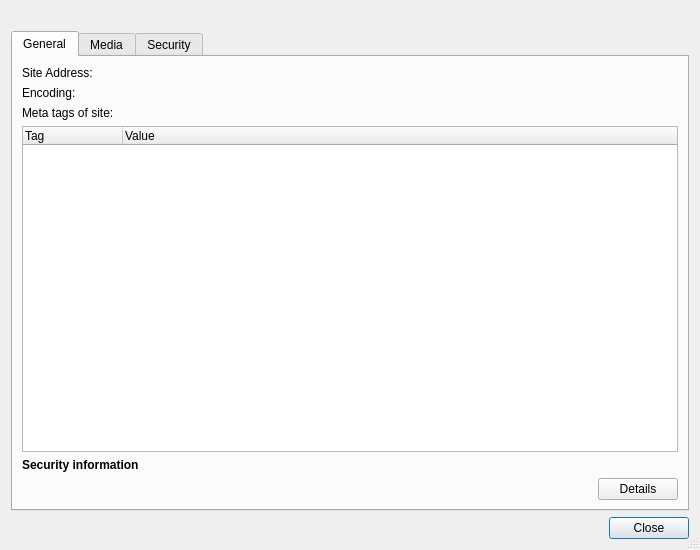
<?xml version="1.0" encoding="UTF-8"?>
<ui version="4.0">
 <class>SiteInfoDialog</class>
 <widget class="QDialog" name="SiteInfoDialog">
  <property name="geometry">
   <rect>
    <x>0</x>
    <y>0</y>
    <width>700</width>
    <height>550</height>
   </rect>
  </property>
  <property name="windowTitle">
   <string>Site Information</string>
  </property>
  <property name="sizeGripEnabled">
   <bool>true</bool>
  </property>
  <layout class="QVBoxLayout" name="verticalLayout_2">
   <item>
    <widget class="QLabel" name="heading">
     <property name="text">
      <string notr="true"/>
     </property>
     <property name="wordWrap">
      <bool>true</bool>
     </property>
    </widget>
   </item>
   <item>
    <widget class="QTabWidget" name="tabWidget">
     <property name="currentIndex">
      <number>0</number>
     </property>
     <widget class="QWidget" name="generalTab">
      <attribute name="title">
       <string>General</string>
      </attribute>
      <layout class="QVBoxLayout" name="verticalLayout">
       <item>
        <layout class="QGridLayout" name="gridLayout">
         <item row="0" column="0">
          <widget class="QLabel" name="label">
           <property name="text">
            <string>Site Address:</string>
           </property>
          </widget>
         </item>
         <item row="0" column="1">
          <widget class="QLabel" name="siteAddressLabel">
           <property name="sizePolicy">
            <sizepolicy hsizetype="Expanding" vsizetype="Preferred">
             <horstretch>0</horstretch>
             <verstretch>0</verstretch>
            </sizepolicy>
           </property>
          </widget>
         </item>
         <item row="1" column="0">
          <widget class="QLabel" name="label_2">
           <property name="text">
            <string>Encoding:</string>
           </property>
          </widget>
         </item>
         <item row="1" column="1">
          <widget class="QLabel" name="encodingLabel">
           <property name="sizePolicy">
            <sizepolicy hsizetype="Expanding" vsizetype="Preferred">
             <horstretch>0</horstretch>
             <verstretch>0</verstretch>
            </sizepolicy>
           </property>
          </widget>
         </item>
        </layout>
       </item>
       <item>
        <widget class="QLabel" name="label_9">
         <property name="text">
          <string>Meta tags of site:</string>
         </property>
        </widget>
       </item>
       <item>
        <widget class="QTreeWidget" name="tagsTree">
         <property name="alternatingRowColors">
          <bool>true</bool>
         </property>
         <property name="rootIsDecorated">
          <bool>false</bool>
         </property>
         <property name="itemsExpandable">
          <bool>false</bool>
         </property>
         <property name="wordWrap">
          <bool>false</bool>
         </property>
         <column>
          <property name="text">
           <string>Tag</string>
          </property>
         </column>
         <column>
          <property name="text">
           <string>Value</string>
          </property>
         </column>
        </widget>
       </item>
       <item>
        <layout class="QGridLayout" name="gridLayout_2">
         <item row="1" column="3">
          <spacer name="horizontalSpacer_2">
           <property name="orientation">
            <enum>Qt::Horizontal</enum>
           </property>
           <property name="sizeHint" stdset="0">
            <size>
             <width>40</width>
             <height>20</height>
            </size>
           </property>
          </spacer>
         </item>
         <item row="1" column="1">
          <widget class="QLabel" name="securityIconLabel"/>
         </item>
         <item row="0" column="0" colspan="4">
          <widget class="QLabel" name="label_4">
           <property name="sizePolicy">
            <sizepolicy hsizetype="Fixed" vsizetype="Preferred">
             <horstretch>0</horstretch>
             <verstretch>0</verstretch>
            </sizepolicy>
           </property>
           <property name="text">
            <string>&lt;b&gt;Security information&lt;/b&gt;</string>
           </property>
          </widget>
         </item>
         <item row="1" column="2">
          <widget class="QLabel" name="securityLabel">
           <property name="text">
            <string/>
           </property>
          </widget>
         </item>
         <item row="1" column="0">
          <spacer name="horizontalSpacer">
           <property name="orientation">
            <enum>Qt::Horizontal</enum>
           </property>
           <property name="sizeType">
            <enum>QSizePolicy::Fixed</enum>
           </property>
           <property name="sizeHint" stdset="0">
            <size>
             <width>20</width>
             <height>20</height>
            </size>
           </property>
          </spacer>
         </item>
         <item row="1" column="4">
          <widget class="QPushButton" name="securityDetailsButton">
           <property name="sizePolicy">
            <sizepolicy hsizetype="Fixed" vsizetype="Fixed">
             <horstretch>0</horstretch>
             <verstretch>0</verstretch>
            </sizepolicy>
           </property>
           <property name="text">
            <string>Details</string>
           </property>
           <property name="autoDefault">
            <bool>false</bool>
           </property>
          </widget>
         </item>
        </layout>
       </item>
      </layout>
     </widget>
     <widget class="QWidget" name="mediaTab">
      <attribute name="title">
       <string>Media</string>
      </attribute>
      <layout class="QVBoxLayout" name="verticalLayout_4">
       <item>
        <widget class="QTreeWidget" name="imagesTree">
         <property name="alternatingRowColors">
          <bool>true</bool>
         </property>
         <property name="rootIsDecorated">
          <bool>false</bool>
         </property>
         <property name="itemsExpandable">
          <bool>false</bool>
         </property>
         <column>
          <property name="text">
           <string>Image</string>
          </property>
         </column>
         <column>
          <property name="text">
           <string>Image Address</string>
          </property>
         </column>
        </widget>
       </item>
       <item>
        <widget class="QLabel" name="label_5">
         <property name="text">
          <string>&lt;b&gt;Preview&lt;/b&gt;</string>
         </property>
        </widget>
       </item>
       <item>
        <widget class="QGraphicsView" name="imagePreview"/>
       </item>
      </layout>
     </widget>
     <widget class="QWidget" name="securityTab">
      <attribute name="title">
       <string>Security</string>
      </attribute>
      <layout class="QVBoxLayout" name="verticalLayout_3">
       <item>
        <widget class="EricSslCertificatesInfoWidget" name="sslWidget" native="true">
         <property name="focusPolicy">
          <enum>Qt::StrongFocus</enum>
         </property>
        </widget>
       </item>
      </layout>
     </widget>
    </widget>
   </item>
   <item>
    <widget class="QDialogButtonBox" name="buttonBox">
     <property name="orientation">
      <enum>Qt::Horizontal</enum>
     </property>
     <property name="standardButtons">
      <set>QDialogButtonBox::Close</set>
     </property>
    </widget>
   </item>
  </layout>
 </widget>
 <customwidgets>
  <customwidget>
   <class>EricSslCertificatesInfoWidget</class>
   <extends>QWidget</extends>
   <header>EricNetwork/EricSslCertificatesInfoWidget.h</header>
   <container>1</container>
  </customwidget>
 </customwidgets>
 <tabstops>
  <tabstop>tabWidget</tabstop>
  <tabstop>tagsTree</tabstop>
  <tabstop>securityDetailsButton</tabstop>
  <tabstop>imagesTree</tabstop>
  <tabstop>imagePreview</tabstop>
  <tabstop>sslWidget</tabstop>
 </tabstops>
 <resources/>
 <connections>
  <connection>
   <sender>buttonBox</sender>
   <signal>accepted()</signal>
   <receiver>SiteInfoDialog</receiver>
   <slot>accept()</slot>
   <hints>
    <hint type="sourcelabel">
     <x>248</x>
     <y>254</y>
    </hint>
    <hint type="destinationlabel">
     <x>157</x>
     <y>274</y>
    </hint>
   </hints>
  </connection>
  <connection>
   <sender>buttonBox</sender>
   <signal>rejected()</signal>
   <receiver>SiteInfoDialog</receiver>
   <slot>reject()</slot>
   <hints>
    <hint type="sourcelabel">
     <x>316</x>
     <y>260</y>
    </hint>
    <hint type="destinationlabel">
     <x>286</x>
     <y>274</y>
    </hint>
   </hints>
  </connection>
 </connections>
</ui>
